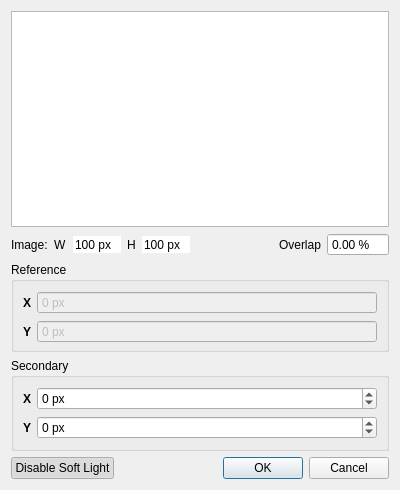
<?xml version="1.0" encoding="UTF-8"?>
<ui version="4.0">
 <class>FrameShiftModule</class>
 <widget class="QDialog" name="FrameShiftModule">
  <property name="geometry">
   <rect>
    <x>0</x>
    <y>0</y>
    <width>400</width>
    <height>490</height>
   </rect>
  </property>
  <property name="windowTitle">
   <string>Frame Shift Visualiser</string>
  </property>
  <layout class="QVBoxLayout" name="verticalLayout">
   <item>
    <widget class="QGraphicsView" name="view">
     <property name="resizeAnchor">
      <enum>QGraphicsView::AnchorViewCenter</enum>
     </property>
    </widget>
   </item>
   <item>
    <layout class="QHBoxLayout" name="horizontalLayout_3">
     <item>
      <layout class="QGridLayout" name="gridLayout">
       <item row="0" column="4">
        <widget class="QLabel" name="label_2">
         <property name="sizePolicy">
          <sizepolicy hsizetype="Maximum" vsizetype="Preferred">
           <horstretch>0</horstretch>
           <verstretch>0</verstretch>
          </sizepolicy>
         </property>
         <property name="text">
          <string>H</string>
         </property>
        </widget>
       </item>
       <item row="0" column="2">
        <widget class="QLabel" name="label">
         <property name="sizePolicy">
          <sizepolicy hsizetype="Maximum" vsizetype="Preferred">
           <horstretch>0</horstretch>
           <verstretch>0</verstretch>
          </sizepolicy>
         </property>
         <property name="text">
          <string>W</string>
         </property>
        </widget>
       </item>
       <item row="0" column="3">
        <widget class="QSpinBox" name="imageWidth">
         <property name="sizePolicy">
          <sizepolicy hsizetype="Minimum" vsizetype="Fixed">
           <horstretch>0</horstretch>
           <verstretch>0</verstretch>
          </sizepolicy>
         </property>
         <property name="toolTip">
          <string>&lt;html&gt;&lt;head/&gt;&lt;body&gt;&lt;p&gt;&lt;span style=&quot; font-weight:600;&quot;&gt;Image width&lt;/span&gt;&lt;/p&gt;&lt;/body&gt;&lt;/html&gt;</string>
         </property>
         <property name="frame">
          <bool>false</bool>
         </property>
         <property name="buttonSymbols">
          <enum>QAbstractSpinBox::NoButtons</enum>
         </property>
         <property name="suffix">
          <string> px</string>
         </property>
         <property name="prefix">
          <string/>
         </property>
         <property name="minimum">
          <number>100</number>
         </property>
         <property name="maximum">
          <number>9999</number>
         </property>
        </widget>
       </item>
       <item row="0" column="5">
        <widget class="QSpinBox" name="imageHeight">
         <property name="sizePolicy">
          <sizepolicy hsizetype="Minimum" vsizetype="Fixed">
           <horstretch>0</horstretch>
           <verstretch>0</verstretch>
          </sizepolicy>
         </property>
         <property name="toolTip">
          <string>&lt;html&gt;&lt;head/&gt;&lt;body&gt;&lt;p&gt;&lt;span style=&quot; font-weight:600;&quot;&gt;Image height&lt;/span&gt;&lt;/p&gt;&lt;/body&gt;&lt;/html&gt;</string>
         </property>
         <property name="frame">
          <bool>false</bool>
         </property>
         <property name="buttonSymbols">
          <enum>QAbstractSpinBox::NoButtons</enum>
         </property>
         <property name="suffix">
          <string> px</string>
         </property>
         <property name="prefix">
          <string/>
         </property>
         <property name="minimum">
          <number>100</number>
         </property>
         <property name="maximum">
          <number>9999</number>
         </property>
        </widget>
       </item>
       <item row="0" column="1">
        <widget class="QLabel" name="label1">
         <property name="sizePolicy">
          <sizepolicy hsizetype="Maximum" vsizetype="Preferred">
           <horstretch>0</horstretch>
           <verstretch>0</verstretch>
          </sizepolicy>
         </property>
         <property name="text">
          <string>Image:</string>
         </property>
        </widget>
       </item>
      </layout>
     </item>
     <item>
      <spacer name="horizontalSpacer_2">
       <property name="orientation">
        <enum>Qt::Horizontal</enum>
       </property>
       <property name="sizeHint" stdset="0">
        <size>
         <width>40</width>
         <height>20</height>
        </size>
       </property>
      </spacer>
     </item>
     <item>
      <spacer name="horizontalSpacer">
       <property name="orientation">
        <enum>Qt::Horizontal</enum>
       </property>
       <property name="sizeHint" stdset="0">
        <size>
         <width>40</width>
         <height>20</height>
        </size>
       </property>
      </spacer>
     </item>
     <item>
      <widget class="QLabel" name="labelOverlap">
       <property name="text">
        <string>Overlap</string>
       </property>
      </widget>
     </item>
     <item>
      <widget class="QDoubleSpinBox" name="overlapSpin">
       <property name="toolTip">
        <string>&lt;html&gt;&lt;head/&gt;&lt;body&gt;&lt;p&gt;Current area of overlap between the reference and secondary image&lt;/p&gt;&lt;/body&gt;&lt;/html&gt;</string>
       </property>
       <property name="readOnly">
        <bool>true</bool>
       </property>
       <property name="buttonSymbols">
        <enum>QAbstractSpinBox::NoButtons</enum>
       </property>
       <property name="prefix">
        <string/>
       </property>
       <property name="suffix">
        <string> %</string>
       </property>
       <property name="maximum">
        <double>100.000000000000000</double>
       </property>
      </widget>
     </item>
    </layout>
   </item>
   <item>
    <widget class="QGroupBox" name="refGroupBox">
     <property name="title">
      <string>Reference</string>
     </property>
     <layout class="QHBoxLayout" name="horizontalLayout">
      <property name="bottomMargin">
       <number>6</number>
      </property>
      <item>
       <layout class="QFormLayout" name="refForm">
        <item row="0" column="1">
         <widget class="QSpinBox" name="refXSpin">
          <property name="enabled">
           <bool>false</bool>
          </property>
          <property name="readOnly">
           <bool>true</bool>
          </property>
          <property name="buttonSymbols">
           <enum>QAbstractSpinBox::NoButtons</enum>
          </property>
          <property name="suffix">
           <string> px</string>
          </property>
          <property name="maximum">
           <number>9999</number>
          </property>
         </widget>
        </item>
        <item row="1" column="0">
         <widget class="QLabel" name="refYLabel">
          <property name="font">
           <font>
            <weight>75</weight>
            <bold>true</bold>
           </font>
          </property>
          <property name="text">
           <string>Y</string>
          </property>
         </widget>
        </item>
        <item row="1" column="1">
         <widget class="QSpinBox" name="refYSpin">
          <property name="enabled">
           <bool>false</bool>
          </property>
          <property name="readOnly">
           <bool>true</bool>
          </property>
          <property name="buttonSymbols">
           <enum>QAbstractSpinBox::NoButtons</enum>
          </property>
          <property name="suffix">
           <string> px</string>
          </property>
          <property name="maximum">
           <number>9999</number>
          </property>
         </widget>
        </item>
        <item row="0" column="0">
         <widget class="QLabel" name="refXLabel">
          <property name="font">
           <font>
            <weight>75</weight>
            <bold>true</bold>
           </font>
          </property>
          <property name="text">
           <string>X</string>
          </property>
         </widget>
        </item>
       </layout>
      </item>
     </layout>
    </widget>
   </item>
   <item>
    <widget class="QGroupBox" name="secGroupBox">
     <property name="title">
      <string>Secondary</string>
     </property>
     <layout class="QHBoxLayout" name="horizontalLayout_2">
      <item>
       <layout class="QFormLayout" name="secForm">
        <item row="0" column="0">
         <widget class="QLabel" name="secXLabel">
          <property name="font">
           <font>
            <weight>75</weight>
            <bold>true</bold>
           </font>
          </property>
          <property name="text">
           <string>X</string>
          </property>
         </widget>
        </item>
        <item row="0" column="1">
         <widget class="QSpinBox" name="secXSpin">
          <property name="toolTip">
           <string>&lt;html&gt;&lt;head/&gt;&lt;body&gt;&lt;p&gt;&lt;span style=&quot; font-weight:600;&quot;&gt;Shift along the x-axis&lt;/span&gt;&lt;/p&gt;&lt;/body&gt;&lt;/html&gt;</string>
          </property>
          <property name="suffix">
           <string> px</string>
          </property>
          <property name="minimum">
           <number>-9999</number>
          </property>
          <property name="maximum">
           <number>9999</number>
          </property>
          <property name="stepType">
           <enum>QAbstractSpinBox::DefaultStepType</enum>
          </property>
         </widget>
        </item>
        <item row="1" column="0">
         <widget class="QLabel" name="secYLabel">
          <property name="font">
           <font>
            <weight>75</weight>
            <bold>true</bold>
           </font>
          </property>
          <property name="text">
           <string>Y</string>
          </property>
         </widget>
        </item>
        <item row="1" column="1">
         <widget class="QSpinBox" name="secYSpin">
          <property name="toolTip">
           <string>&lt;html&gt;&lt;head/&gt;&lt;body&gt;&lt;p&gt;&lt;span style=&quot; font-weight:600;&quot;&gt;shift along the y-axis&lt;/span&gt;&lt;/p&gt;&lt;/body&gt;&lt;/html&gt;</string>
          </property>
          <property name="suffix">
           <string> px</string>
          </property>
          <property name="minimum">
           <number>-9999</number>
          </property>
          <property name="maximum">
           <number>9999</number>
          </property>
          <property name="stepType">
           <enum>QAbstractSpinBox::DefaultStepType</enum>
          </property>
         </widget>
        </item>
       </layout>
      </item>
     </layout>
    </widget>
   </item>
   <item>
    <layout class="QHBoxLayout" name="horizontalLayout_4">
     <item>
      <widget class="QPushButton" name="pushButton">
       <property name="toolTip">
        <string>&lt;html&gt;&lt;head/&gt;&lt;body&gt;&lt;p&gt;Activate Soft Light blend mode (partial transparency)&lt;/p&gt;&lt;/body&gt;&lt;/html&gt;</string>
       </property>
       <property name="text">
        <string>Disable Soft Light</string>
       </property>
       <property name="checkable">
        <bool>true</bool>
       </property>
       <property name="checked">
        <bool>true</bool>
       </property>
       <property name="autoDefault">
        <bool>false</bool>
       </property>
      </widget>
     </item>
     <item>
      <spacer name="horizontalSpacer_3">
       <property name="orientation">
        <enum>Qt::Horizontal</enum>
       </property>
       <property name="sizeHint" stdset="0">
        <size>
         <width>40</width>
         <height>20</height>
        </size>
       </property>
      </spacer>
     </item>
     <item>
      <widget class="QDialogButtonBox" name="buttonBox">
       <property name="orientation">
        <enum>Qt::Horizontal</enum>
       </property>
       <property name="standardButtons">
        <set>QDialogButtonBox::Cancel|QDialogButtonBox::Ok</set>
       </property>
      </widget>
     </item>
    </layout>
   </item>
  </layout>
 </widget>
 <tabstops>
  <tabstop>imageWidth</tabstop>
  <tabstop>imageHeight</tabstop>
  <tabstop>overlapSpin</tabstop>
  <tabstop>secXSpin</tabstop>
  <tabstop>secYSpin</tabstop>
  <tabstop>view</tabstop>
  <tabstop>refYSpin</tabstop>
  <tabstop>refXSpin</tabstop>
 </tabstops>
 <resources/>
 <connections>
  <connection>
   <sender>buttonBox</sender>
   <signal>accepted()</signal>
   <receiver>FrameShiftModule</receiver>
   <slot>accept()</slot>
   <hints>
    <hint type="sourcelabel">
     <x>265</x>
     <y>464</y>
    </hint>
    <hint type="destinationlabel">
     <x>150</x>
     <y>472</y>
    </hint>
   </hints>
  </connection>
  <connection>
   <sender>buttonBox</sender>
   <signal>rejected()</signal>
   <receiver>FrameShiftModule</receiver>
   <slot>reject()</slot>
   <hints>
    <hint type="sourcelabel">
     <x>362</x>
     <y>471</y>
    </hint>
    <hint type="destinationlabel">
     <x>182</x>
     <y>482</y>
    </hint>
   </hints>
  </connection>
 </connections>
</ui>
